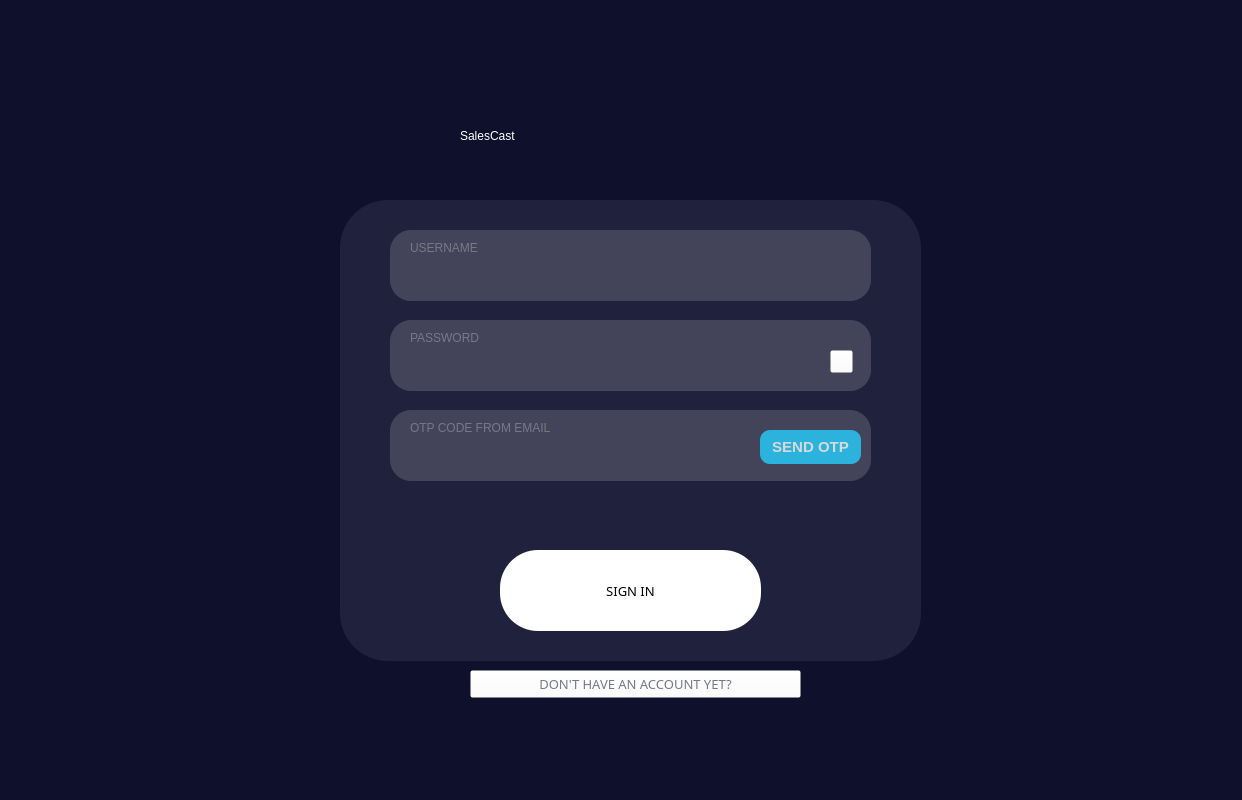
<?xml version="1.0" encoding="UTF-8"?>
<ui version="4.0">
 <class>MainWindow</class>
 <widget class="QDialog" name="MainWindow">
  <property name="geometry">
   <rect>
    <x>0</x>
    <y>0</y>
    <width>1242</width>
    <height>800</height>
   </rect>
  </property>
  <property name="minimumSize">
   <size>
    <width>1242</width>
    <height>800</height>
   </size>
  </property>
  <property name="maximumSize">
   <size>
    <width>1242</width>
    <height>800</height>
   </size>
  </property>
  <property name="windowTitle">
   <string>MainWindow</string>
  </property>
  <property name="styleSheet">
   <string notr="true">QMainWindow#MainWindow{
background-color: rgb(15, 16, 43);
}

</string>
  </property>
  <widget class="QWidget" name="centralwidget" native="true">
   <property name="geometry">
    <rect>
     <x>0</x>
     <y>0</y>
     <width>1242</width>
     <height>800</height>
    </rect>
   </property>
   <property name="styleSheet">
    <string notr="true">QWidget#centralwidget{
background-color: rgb(15, 16, 43);
}</string>
   </property>
   <widget class="QWidget" name="WelcomeScreen" native="true">
    <property name="geometry">
     <rect>
      <x>0</x>
      <y>0</y>
      <width>1242</width>
      <height>800</height>
     </rect>
    </property>
    <property name="styleSheet">
     <string notr="true">QWidget#widget{
background-color: rgb(15, 16, 43);
}</string>
    </property>
    <widget class="QLabel" name="label">
     <property name="geometry">
      <rect>
       <x>460</x>
       <y>100</y>
       <width>331</width>
       <height>71</height>
      </rect>
     </property>
     <property name="styleSheet">
      <string notr="true">
font: 75 40pt &quot;Arial Rounded MT Bold&quot;; 
color: rgb(255, 255, 255);</string>
     </property>
     <property name="text">
      <string>SalesCast</string>
     </property>
    </widget>
    <widget class="QFrame" name="frame">
     <property name="geometry">
      <rect>
       <x>340</x>
       <y>200</y>
       <width>581</width>
       <height>461</height>
      </rect>
     </property>
     <property name="styleSheet">
      <string notr="true">QFrame#frame{
border-radius: 48px;
background-color: rgb(32, 33, 61);
}
</string>
     </property>
     <property name="frameShape">
      <enum>QFrame::StyledPanel</enum>
     </property>
     <property name="frameShadow">
      <enum>QFrame::Raised</enum>
     </property>
     <widget class="QPushButton" name="loginbutton2">
      <property name="geometry">
       <rect>
        <x>160</x>
        <y>350</y>
        <width>261</width>
        <height>81</height>
       </rect>
      </property>
      <property name="maximumSize">
       <size>
        <width>16777215</width>
        <height>100</height>
       </size>
      </property>
      <property name="font">
       <font>
        <family>Montserrat SemiBold</family>
        <pointsize>10</pointsize>
        <weight>9</weight>
        <italic>false</italic>
        <bold>false</bold>
       </font>
      </property>
      <property name="styleSheet">
       <string notr="true">
border-radius: 38px;
font: 75 10pt &quot;Montserrat SemiBold&quot;;
background-color: rgb(255, 255, 255);

</string>
      </property>
      <property name="text">
       <string>SIGN IN</string>
      </property>
      <property name="icon">
       <iconset resource="ICONS.qrc">
        <normaloff>:/ARROW/RESOURCE/next.png</normaloff>:/ARROW/RESOURCE/next.png</iconset>
      </property>
     </widget>
     <widget class="QLineEdit" name="usernameTextbox">
      <property name="geometry">
       <rect>
        <x>50</x>
        <y>30</y>
        <width>481</width>
        <height>71</height>
       </rect>
      </property>
      <property name="styleSheet">
       <string notr="true">height: 90px;
font: 10pt &quot;Montserrat Bold&quot;;
width: 629px;
left: 406px;
top: 368px;
border-radius: 21px;
padding:20px;
padding-top:30px;
color: rgb(255, 255, 255);
background-color: rgb(67, 68, 89);

</string>
      </property>
      <property name="text">
       <string/>
      </property>
     </widget>
     <widget class="QLabel" name="label_2">
      <property name="geometry">
       <rect>
        <x>70</x>
        <y>40</y>
        <width>81</width>
        <height>16</height>
       </rect>
      </property>
      <property name="styleSheet">
       <string notr="true">color: rgb(119, 120, 135);
font: 57 8pt &quot;Montserrat Medium&quot;;</string>
      </property>
      <property name="text">
       <string>USERNAME</string>
      </property>
     </widget>
     <widget class="QLineEdit" name="passwordTextbox">
      <property name="geometry">
       <rect>
        <x>50</x>
        <y>120</y>
        <width>481</width>
        <height>71</height>
       </rect>
      </property>
      <property name="styleSheet">
       <string notr="true">height: 90px;
font: 10pt &quot;Montserrat Bold&quot;;
width: 629px;
left: 406px;
top: 368px;
border-radius: 21px;
padding:20px;
padding-top:30px;
color: rgb(255, 255, 255);
background-color: rgb(67, 68, 89);

</string>
      </property>
      <property name="inputMask">
       <string/>
      </property>
      <property name="text">
       <string/>
      </property>
      <property name="echoMode">
       <enum>QLineEdit::Password</enum>
      </property>
     </widget>
     <widget class="QLabel" name="label_3">
      <property name="geometry">
       <rect>
        <x>70</x>
        <y>130</y>
        <width>81</width>
        <height>16</height>
       </rect>
      </property>
      <property name="styleSheet">
       <string notr="true">color: rgb(119, 120, 135);
font: 57 8pt &quot;Montserrat Medium&quot;;</string>
      </property>
      <property name="text">
       <string>PASSWORD</string>
      </property>
     </widget>
     <widget class="QLabel" name="ERROR">
      <property name="geometry">
       <rect>
        <x>60</x>
        <y>310</y>
        <width>461</width>
        <height>16</height>
       </rect>
      </property>
      <property name="styleSheet">
       <string notr="true">color: rgb(244, 67, 54);
font: 57 8pt &quot;Montserrat SemiBold&quot;;</string>
      </property>
      <property name="text">
       <string/>
      </property>
     </widget>
     <widget class="QPushButton" name="pushButton_2">
      <property name="geometry">
       <rect>
        <x>490</x>
        <y>150</y>
        <width>23</width>
        <height>23</height>
       </rect>
      </property>
      <property name="minimumSize">
       <size>
        <width>17</width>
        <height>17</height>
       </size>
      </property>
      <property name="maximumSize">
       <size>
        <width>23</width>
        <height>23</height>
       </size>
      </property>
      <property name="styleSheet">
       <string notr="true">
background-color: rgba(255, 255, 255, 0);
min-width: 15px;
min-height: 15px;</string>
      </property>
      <property name="text">
       <string/>
      </property>
      <property name="icon">
       <iconset resource="ICONS.qrc">
        <normaloff>:/ARROW/RESOURCE/view.png</normaloff>:/ARROW/RESOURCE/view.png</iconset>
      </property>
      <property name="iconSize">
       <size>
        <width>23</width>
        <height>23</height>
       </size>
      </property>
     </widget>
     <widget class="QLineEdit" name="otpTextbox">
      <property name="geometry">
       <rect>
        <x>50</x>
        <y>210</y>
        <width>481</width>
        <height>71</height>
       </rect>
      </property>
      <property name="styleSheet">
       <string notr="true">height: 90px;
font: 10pt &quot;Montserrat Bold&quot;;
width: 629px;
left: 406px;
top: 368px;
border-radius: 21px;
padding:20px;
padding-top:30px;
color: rgb(255, 255, 255);
background-color: rgb(67, 68, 89);

</string>
      </property>
      <property name="text">
       <string/>
      </property>
     </widget>
     <widget class="QLabel" name="label_4">
      <property name="geometry">
       <rect>
        <x>70</x>
        <y>220</y>
        <width>251</width>
        <height>16</height>
       </rect>
      </property>
      <property name="styleSheet">
       <string notr="true">color: rgb(119, 120, 135);
font: 57 8pt &quot;Montserrat Medium&quot;;</string>
      </property>
      <property name="text">
       <string>OTP CODE FROM EMAIL</string>
      </property>
     </widget>
     <widget class="QPushButton" name="send_otp">
      <property name="geometry">
       <rect>
        <x>420</x>
        <y>230</y>
        <width>101</width>
        <height>34</height>
       </rect>
      </property>
      <property name="styleSheet">
       <string notr="true">font-family: 'Montserrat';
font-style: normal;
font-weight: 600;
font-size: 15px;
line-height: 15px;
/* identical to box height */

text-transform: uppercase;

color: #D9D9D9;
position: absolute;
width: 115px;
height: 34px;
left: 1074px;
top: calc(50% - 34px/2 - 228px);
background: #2BB3DD;
border-radius: 10px;</string>
      </property>
      <property name="text">
       <string>SEND OTP</string>
      </property>
     </widget>
    </widget>
    <widget class="QPushButton" name="donthaveButton">
     <property name="geometry">
      <rect>
       <x>470</x>
       <y>670</y>
       <width>331</width>
       <height>28</height>
      </rect>
     </property>
     <property name="font">
      <font>
       <family>Montserrat SemiBold</family>
       <pointsize>10</pointsize>
       <weight>9</weight>
       <italic>false</italic>
       <bold>false</bold>
      </font>
     </property>
     <property name="styleSheet">
      <string notr="true">font: 75 10pt &quot;Montserrat SemiBold&quot;;
color: rgb(119, 120, 135);
background-color: rgba(255, 255, 255, 0);</string>
     </property>
     <property name="text">
      <string>DON'T HAVE AN ACCOUNT YET?</string>
     </property>
    </widget>
    <zorder>frame</zorder>
    <zorder>label</zorder>
    <zorder>donthaveButton</zorder>
   </widget>
  </widget>
 </widget>
 <resources>
  <include location="ICONS.qrc"/>
 </resources>
 <connections/>
</ui>
